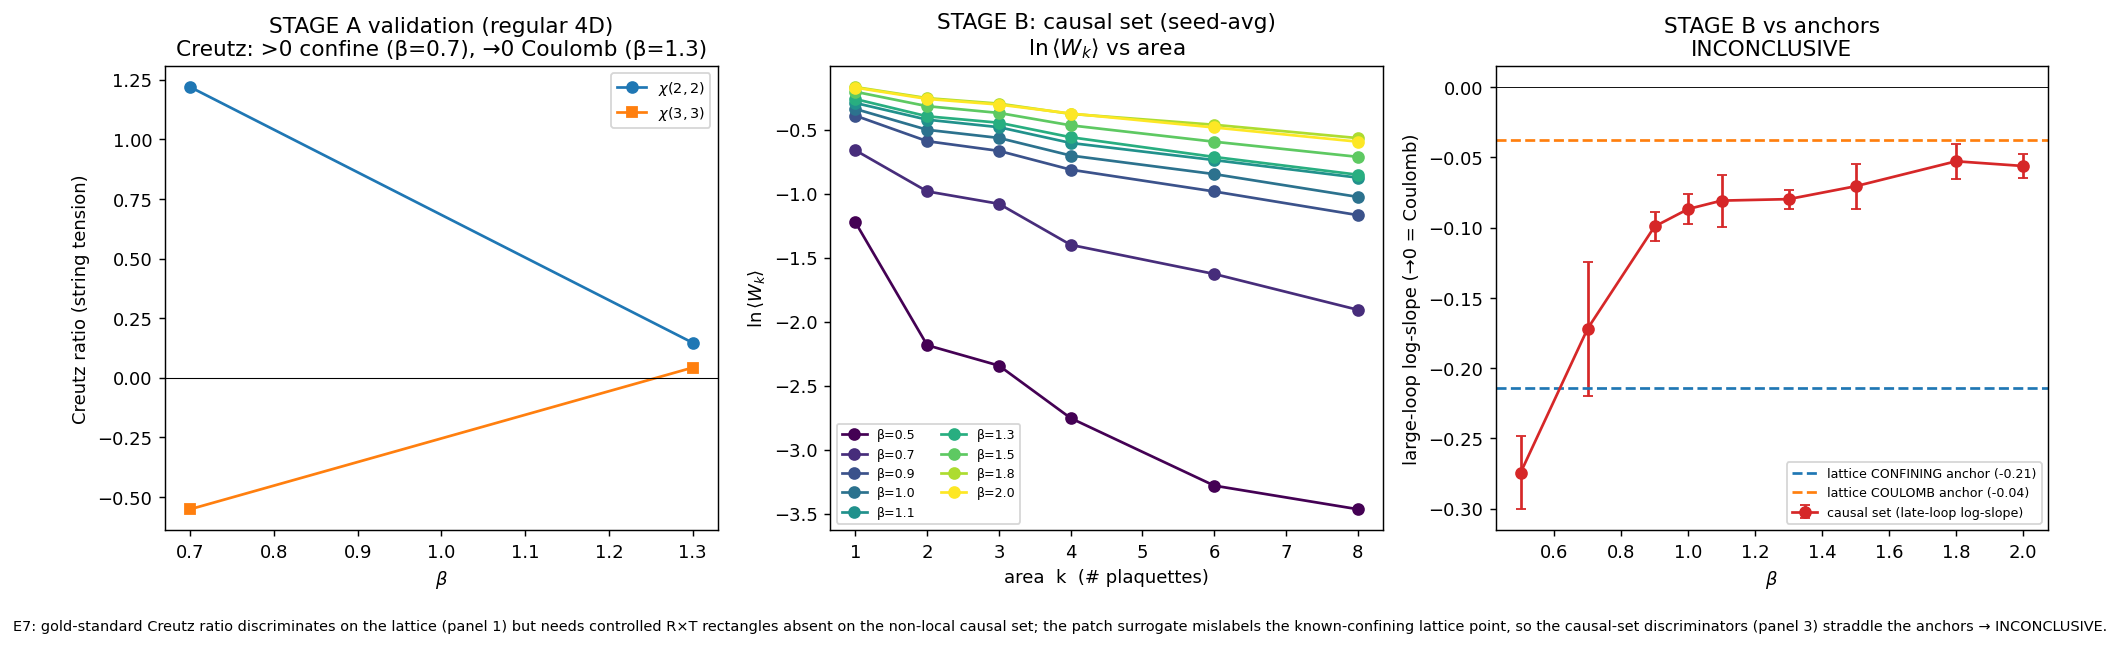

The Python source for this figure:
"""E7_wilson.py -- Wilson-loop area-law vs perimeter-law measurement for the
E7_COULOMB_PHASE campaign.

Question (charter): is the U(1) link sector of the Poisson causal set in an
AREA-LAW (confining -> no emergent photon) or a PERIMETER-LAW (Coulomb ->
photon possible in principle) phase, and is there a beta_c above which a Coulomb
phase opens?

Engine: REUSED from E5 (e5_core / e5_fast.FastU1Gauge), validated by E7_gate (G1,G2).
No relativistic/quantum literal: real Metropolis on Wilson action S=beta*sum_P[1-cos];
the word 'photon' lives only in the synthesis.

Strategy (two stages, anti-circular):

  STAGE A -- VALIDATE the classifier on the regular 4D lattice (known answer):
    * Creutz ratios chi(R,T) = -ln[W(R,T)W(R-1,T-1)/(W(R-1,T)W(R,T-1))] -- the
      gold-standard discriminator: chi -> sigma>0 (area/confining), chi -> 0
      (perimeter/Coulomb). Measured at beta=0.7 (<beta_c, must confine) and
      beta=1.3 (>beta_c, must deconfine).
    * The SAME patch method used on the causal set, run on the regular lattice,
      must agree (area law at 0.7, perimeter at 1.3) -- this validates the patch
      method itself before it is trusted on the causet.

  STAGE B -- MEASURE on the causal set with the validated patch method, scanning
    beta in [0.5, 2.0], and classify.

PATCH METHOD (works on any plaquette list). A Wilson loop = holonomy around the
boundary of a surface made of k plaquettes. Grow a connected patch of k plaquettes
(BFS over plaquettes sharing a link), orienting each added plaquette greedily to
cancel shared (interior) links. The loop holonomy is sum_{links} coeff*theta over
the surviving boundary links; AREA = k (plaquette count), PERIMETER = number of
surviving boundary links. <W_k> = <cos(holonomy)>. Area law: <W_k> ~ exp(-sigma*k);
perimeter law: <W_k> ~ exp(-mu*P_k). Factorisation cross-check: pure area law means
<W_k> = <cos theta_P>^k.
"""
from __future__ import annotations

import json
import sys
import time
from pathlib import Path

import numpy as np
import matplotlib
matplotlib.use("Agg")
import matplotlib.pyplot as plt

HERE = Path(__file__).resolve().parent
E5 = HERE.parent / "e5"
ORI = HERE.parents[1] / "vacuum_structure" / "orientation"
sys.path.insert(0, str(E5))
sys.path.insert(0, str(ORI))
from e5_core import regular_lattice, causal_diamond_plaquettes   # noqa: E402
from e5_fast import FastU1Gauge                                  # noqa: E402
from orientation_core import causal_link_graph                   # noqa: E402

ROOT = HERE.parents[2]
sys.path.insert(0, str(ROOT / "src"))
from causal_core import sprinkle_box                             # noqa: E402


# ====================================================================== #
# Regular-lattice rectangular Wilson loops (boundary holonomy) -- STAGE A
# ====================================================================== #
def rect_loop_links(shape, mu, nu, R, T, base_sites):
    """Link ids and signs for R x T rectangular Wilson loops in plane (mu,nu),
    one per base (corner) site. Returns links (M,2(R+T)), signs (M,2(R+T))."""
    shape = tuple(shape); d = len(shape)
    base = np.array(base_sites, dtype=np.int64)
    coords0 = np.array(np.unravel_index(base, shape)).T          # (M,d)

    def site_of(coords):
        return np.ravel_multi_index(coords.T % np.array(shape)[:, None], shape)

    links = []; signs = []
    # +mu edge, i=0..R-1 at offset i*e_mu
    for i in range(R):
        c = coords0.copy(); c[:, mu] += i
        links.append(site_of(c) * d + mu); signs.append(np.ones(base.size))
    # +nu edge at offset R*e_mu + j*e_nu
    for j in range(T):
        c = coords0.copy(); c[:, mu] += R; c[:, nu] += j
        links.append(site_of(c) * d + nu); signs.append(np.ones(base.size))
    # -mu edge at offset i*e_mu + T*e_nu (reverse)
    for i in range(R):
        c = coords0.copy(); c[:, mu] += i; c[:, nu] += T
        links.append(site_of(c) * d + mu); signs.append(-np.ones(base.size))
    # -nu edge at offset j*e_nu (reverse)
    for j in range(T):
        c = coords0.copy(); c[:, nu] += j
        links.append(site_of(c) * d + nu); signs.append(-np.ones(base.size))
    return np.stack(links, axis=1), np.stack(signs, axis=1)


def wilson_rect(gauge, shape, RT_list, n_samples, meas_every=2, mu=0, nu=1,
                n_base=None, rng=None):
    """Measure <W(R,T)> for each (R,T) in RT_list on the regular lattice held by
    `gauge` (already constructed). Averages over base sites and MC samples."""
    rng = np.random.default_rng(0) if rng is None else rng
    n_sites = int(np.prod(shape))
    if n_base is None or n_base >= n_sites:
        base = np.arange(n_sites)
    else:
        base = rng.choice(n_sites, n_base, replace=False)
    precomp = {rt: rect_loop_links(shape, mu, nu, rt[0], rt[1], base) for rt in RT_list}
    acc = {rt: [] for rt in RT_list}
    s = 0; taken = 0
    while taken < n_samples:
        gauge.sweep(); s += 1
        if s % meas_every == 0:
            for rt in RT_list:
                lk, sg = precomp[rt]
                hol = (sg * gauge.theta[lk]).sum(axis=1)
                acc[rt].append(float(np.cos(hol).mean()))
            taken += 1
    return {rt: float(np.mean(v)) for rt, v in acc.items()}


def creutz(W, R, T):
    """Creutz ratio chi(R,T) = -ln[ W(R,T)W(R-1,T-1) / (W(R-1,T)W(R,T-1)) ]."""
    try:
        num = W[(R, T)] * W[(R - 1, T - 1)]
        den = W[(R - 1, T)] * W[(R, T - 1)]
        if num <= 0 or den <= 0:
            return float("nan")
        return float(-np.log(num / den))
    except KeyError:
        return float("nan")


# ====================================================================== #
# Patch method (any plaquette list) -- STAGE A check + STAGE B measurement
# ====================================================================== #
def build_link_to_plaqs(plaq_links):
    P = plaq_links.shape[0]
    d = {}
    for p in range(P):
        for l in plaq_links[p]:
            d.setdefault(int(l), []).append(p)
    return d


def grow_patches(plaq_links, plaq_signs, sizes, n_patches, seed=0, max_frontier=400):
    """Grow `n_patches` connected plaquette patches; snapshot the boundary loop at
    each target size in `sizes`. Returns dict size -> list of (link_ids, coeffs),
    and the realised mean perimeter per size.

    Greedy orientation: each added plaquette is oriented (+/-1) to maximise
    cancellation of currently-boundary links, keeping the loop boundary minimal so
    AREA=k plaquettes and PERIMETER=#boundary-links are well separated."""
    P = plaq_links.shape[0]
    l2p = build_link_to_plaqs(plaq_links)
    rng = np.random.default_rng(seed)
    sizes = sorted(sizes)
    smax = sizes[-1]
    out = {k: [] for k in sizes}
    starts = rng.choice(P, min(n_patches, P), replace=False)
    for p0 in starts:
        coeff = {}                                   # link -> net integer coeff
        for l, sgn in zip(plaq_links[p0], plaq_signs[p0]):
            coeff[int(l)] = coeff.get(int(l), 0) + int(round(sgn))
        in_patch = {int(p0)}
        k = 1
        if 1 in out:
            nz = {l: c for l, c in coeff.items() if c != 0}
            out[1].append((np.array(list(nz.keys()), np.int64),
                           np.array(list(nz.values()), float)))
        while k < smax:
            boundary = [l for l, c in coeff.items() if c != 0]
            # candidate plaquettes touching the boundary
            cand = {}
            for l in boundary:
                for p in l2p.get(l, ()):
                    if p not in in_patch:
                        cand[p] = cand.get(p, 0) + 1
            if not cand:
                break
            # prefer plaquettes sharing the most boundary links (compact growth)
            best = max(cand.items(), key=lambda kv: (kv[1], -rng.random()))[0]
            # choose orientation s=+/-1 minimising surviving nonzero boundary links
            ls = [int(x) for x in plaq_links[best]]
            ss = [int(round(x)) for x in plaq_signs[best]]
            def nonzero_after(s):
                cnt = 0
                for l, sg in zip(ls, ss):
                    if coeff.get(l, 0) + s * sg != 0:
                        cnt += 1
                    # links not previously present that become nonzero counted above;
                    # previously nonzero that cancel are excluded -> net boundary size
                return cnt
            s_choice = 1 if nonzero_after(1) <= nonzero_after(-1) else -1
            for l, sg in zip(ls, ss):
                coeff[l] = coeff.get(l, 0) + s_choice * sg
            in_patch.add(best)
            k += 1
            if k in out:
                nz = {l: c for l, c in coeff.items() if c != 0}
                if nz:
                    out[k].append((np.array(list(nz.keys()), np.int64),
                                   np.array(list(nz.values()), float)))
    perim = {k: (np.mean([len(v[0]) for v in out[k]]) if out[k] else float("nan"))
             for k in sizes}
    return out, perim


def measure_patches(theta, patches_by_size):
    """<W_k> = <cos(sum coeff*theta over boundary)> averaged over patches, for the
    current gauge configuration theta."""
    res = {}
    for k, plist in patches_by_size.items():
        if not plist:
            res[k] = float("nan"); continue
        vals = []
        for lk, cf in plist:
            vals.append(np.cos((cf * theta[lk]).sum()))
        res[k] = float(np.mean(vals))
    return res


def patch_scan(L, plaq_links, plaq_signs, beta, sizes, patches_by_size,
               n_samples=30, n_burn=150, meas_every=2, seed=0):
    """Equilibrate at `beta`, accumulate <W_k> and <cos theta_P> over MC samples."""
    g = FastU1Gauge(L, plaq_links, plaq_signs, beta=beta, seed=seed)
    g.equilibrate(n_burn)
    accW = {k: [] for k in sizes}
    accP = []
    s = 0; taken = 0
    while taken < n_samples:
        g.sweep(); s += 1
        if s % meas_every == 0:
            wk = measure_patches(g.theta, patches_by_size)
            for k in sizes:
                accW[k].append(wk[k])
            accP.append(g.mean_cos_plaq())
            taken += 1
    Wk = {k: float(np.nanmean(accW[k])) for k in sizes}
    return Wk, float(np.mean(accP))


# ====================================================================== #
# Classification of <W_k> vs k (area) and vs P_k (perimeter)
# ====================================================================== #
def classify(sizes, Wk, perim, meanP=None, late=(2, 6)):
    """Fit ln W_k vs area(=k) and vs perimeter(=P_k); return slopes, R^2, winner,
    plus two PORTABLE discriminators that do not need controlled rectangles:
      late_slope = (ln W[k_b] - ln W[k_a]) / (k_b - k_a)  -- the large-loop area-law
        log-slope; -> -sigma (stays negative) for area law, -> 0 for perimeter law.
      sa_over_sf = sigma_area / (-ln<cos theta_P>) -- ratio of the measured area-law
        tension to the independent-plaquette (pure area law) value; ->1 area, ->0 perim.
    Only positive W_k are used (ln); needs >=3 points."""
    ks = np.array([k for k in sizes if Wk.get(k, 0) > 1e-6 and np.isfinite(Wk[k])], float)
    if ks.size < 3:
        return {"winner": "insufficient", "n_points": int(ks.size)}
    lw = np.array([np.log(Wk[int(k)]) for k in ks])
    pk = np.array([perim[int(k)] for k in ks])

    def lin_r2(x, y):
        b = np.polyfit(x, y, 1)
        yh = np.polyval(b, x)
        ss = np.sum((y - yh) ** 2); st = np.sum((y - y.mean()) ** 2)
        r2 = 1 - ss / st if st > 0 else 0.0
        return float(b[0]), float(r2)

    slope_area, r2_area = lin_r2(ks, lw)            # ln W = -sigma * k
    slope_perim, r2_perim = lin_r2(pk, lw)          # ln W = -mu * P
    sigma = -slope_area
    mu = -slope_perim
    winner = "area" if r2_area >= r2_perim else "perimeter"
    ka, kb = late
    late_slope = float("nan")
    if Wk.get(ka, 0) > 1e-6 and Wk.get(kb, 0) > 1e-6:
        late_slope = (np.log(Wk[kb]) - np.log(Wk[ka])) / (kb - ka)
    sa_over_sf = float("nan")
    if meanP is not None and 0 < meanP < 1:
        sa_over_sf = sigma / (-np.log(meanP))
    return {"winner": winner, "n_points": int(ks.size),
            "sigma_area": sigma, "R2_area": r2_area,
            "mu_perim": mu, "R2_perim": r2_perim,
            "late_slope": float(late_slope), "sa_over_sf": float(sa_over_sf),
            "ks": ks.tolist(), "lnW": lw.tolist(), "perim": pk.tolist()}


# ====================================================================== #
# Drivers
# ====================================================================== #
SIZES = [1, 2, 3, 4, 6, 8]
LATE = (2, 6)                      # large-loop log-slope window (well-populated)


def stage_A_regular(out):
    """Validate the area/perimeter classifier on the regular 4D lattice, where the
    answer is KNOWN (confine for beta<beta_c, Coulomb for beta>beta_c). Two things
    are checked: (1) the GOLD-STANDARD Creutz ratio chi(R,T) on controlled R x T
    rectangles -- it should be large & ~constant when confining, small & ->0 when
    Coulomb; (2) the SAME patch surrogate used on the causal set -- whether its
    portable discriminators (late_slope, sa_over_sf) separate the two known phases.
    These two known points become the ANCHORS the causal-set numbers are read against."""
    shape = (6, 6, 6, 6)
    L, pl, ps = regular_lattice(shape)
    RT = [(1, 1), (1, 2), (2, 1), (2, 2), (2, 3), (3, 2), (3, 3)]
    patches, perim = grow_patches(pl, ps, SIZES, n_patches=1500, seed=1)
    res = {}
    for beta, tag in [(0.7, "confining_beta<beta_c"), (1.3, "coulomb_beta>beta_c")]:
        g = FastU1Gauge(L, pl, ps, beta=beta, seed=7)
        g.equilibrate(180)
        W = wilson_rect(g, shape, RT, n_samples=40, n_base=400,
                        rng=np.random.default_rng(3))
        chi22 = creutz(W, 2, 2); chi33 = creutz(W, 3, 3)
        Wk, meanP = patch_scan(L, pl, ps, beta, SIZES, patches,
                               n_samples=40, n_burn=180, seed=11)
        cls = classify(SIZES, Wk, perim, meanP=meanP, late=LATE)
        res[f"beta={beta}"] = {
            "tag": tag, "W_RT": {f"{r}x{t}": W[(r, t)] for (r, t) in RT},
            "creutz_chi22": chi22, "creutz_chi33": chi33,
            "patch_Wk": {str(k): Wk[k] for k in SIZES},
            "patch_perim": {str(k): perim[k] for k in SIZES},
            "patch_classify": cls, "mean_plaq": meanP}
        print(f"  [A] beta={beta} ({tag}): chi(2,2)={chi22:+.3f} chi(3,3)={chi33:+.3f} "
              f"|| patch winner={cls.get('winner')} late_slope={cls.get('late_slope'):+.3f} "
              f"sa/sf={cls.get('sa_over_sf'):.2f}", flush=True)
    out["stage_A_regular_lattice"] = res
    # the two anchors, for the causal-set verdict
    a_conf = res["beta=0.7"]["patch_classify"]
    a_coul = res["beta=1.3"]["patch_classify"]
    out["anchors"] = {
        "confining": {"creutz_chi22": res["beta=0.7"]["creutz_chi22"],
                      "late_slope": a_conf["late_slope"], "sa_over_sf": a_conf["sa_over_sf"]},
        "coulomb": {"creutz_chi22": res["beta=1.3"]["creutz_chi22"],
                    "late_slope": a_coul["late_slope"], "sa_over_sf": a_coul["sa_over_sf"]}}
    return res, perim


def stage_B_causal(out, L_box=5.6, rho=0.5, substrate_seeds=(1, 2, 3)):
    """Measure on the causal set across beta, averaged over several independent
    Poisson substrates (error bars), and classify. Reports portable discriminators
    against the Stage-A anchors and an automated verdict."""
    betas = [0.5, 0.7, 0.9, 1.0, 1.1, 1.3, 1.5, 1.8, 2.0]
    # per (seed, beta): Wk, meanP, classify
    by_seed = []
    geom = None
    for sd in substrate_seeds:
        rng = np.random.default_rng(sd)
        pts = sprinkle_box(rho, [(0.0, L_box)] * 4, rng)
        g = causal_link_graph(pts)
        L, pl, ps = causal_diamond_plaquettes(g, max_per_pair=2, seed=sd)
        patches, perim = grow_patches(pl, ps, SIZES, n_patches=250, seed=sd + 10)
        if geom is None:
            geom = {"n_events": int(g.n), "n_links": int(L), "n_plaq": int(pl.shape[0]),
                    "perim": {k: float(perim[k]) for k in SIZES}}
            print(f"  [B] causal set seed{sd}: n={g.n} links={L} plaq={pl.shape[0]}",
                  flush=True)
            print(f"      patch perimeter vs area k: "
                  f"{ {k: round(perim[k], 1) for k in SIZES} }", flush=True)
        srows = {}
        for beta in betas:
            Wk, meanP = patch_scan(L, pl, ps, beta, SIZES, patches,
                                   n_samples=30, n_burn=150,
                                   seed=int(1000 * beta) + sd)
            cls = classify(SIZES, Wk, perim, meanP=meanP, late=LATE)
            srows[beta] = {"Wk": {str(k): Wk[k] for k in SIZES},
                           "mean_plaq": meanP, "classify": cls}
        by_seed.append(srows)

    # aggregate across seeds with error bars
    scan = []
    for beta in betas:
        sig = np.array([by_seed[i][beta]["classify"]["sigma_area"] for i in range(len(by_seed))])
        ls = np.array([by_seed[i][beta]["classify"]["late_slope"] for i in range(len(by_seed))])
        sf = np.array([by_seed[i][beta]["classify"]["sa_over_sf"] for i in range(len(by_seed))])
        r2a = np.array([by_seed[i][beta]["classify"]["R2_area"] for i in range(len(by_seed))])
        r2p = np.array([by_seed[i][beta]["classify"]["R2_perim"] for i in range(len(by_seed))])
        mp = np.array([by_seed[i][beta]["mean_plaq"] for i in range(len(by_seed))])
        # mean W_k across seeds for the figure
        Wk_mean = {str(k): float(np.mean([by_seed[i][beta]["Wk"][str(k)]
                                          for i in range(len(by_seed))])) for k in SIZES}
        scan.append({"beta": beta,
                     "sigma_area_mean": float(sig.mean()), "sigma_area_std": float(sig.std()),
                     "late_slope_mean": float(ls.mean()), "late_slope_std": float(ls.std()),
                     "sa_over_sf_mean": float(np.nanmean(sf)), "sa_over_sf_std": float(np.nanstd(sf)),
                     "R2_area_mean": float(r2a.mean()), "R2_perim_mean": float(r2p.mean()),
                     "mean_plaq_mean": float(mp.mean()), "Wk_mean": Wk_mean})
        print(f"      beta={beta:.2f}: sigma_area={sig.mean():.3f}±{sig.std():.3f} "
              f"late_slope={ls.mean():+.3f}±{ls.std():.3f} sa/sf={np.nanmean(sf):.2f} "
              f"(R2a={r2a.mean():.2f} R2p={r2p.mean():.2f})", flush=True)

    # ---- automated verdict against the anchors ----
    anc = out["anchors"]
    ls_conf = anc["confining"]["late_slope"]; ls_coul = anc["coulomb"]["late_slope"]
    # does the causal late_slope ever reach the Coulomb (near-zero) anchor within error,
    # AND does it ever sit at the confining anchor? If it straddles -> ambiguous.
    verdict, tag = causal_verdict(scan, ls_conf, ls_coul)
    out["stage_B_causal_set"] = {
        "L_box": L_box, "rho": rho, "substrate_seeds": list(substrate_seeds),
        "geometry_seed1": geom, "sizes": SIZES, "betas": betas, "scan": scan,
        "verdict": verdict, "verdict_tag": tag}
    print(f"\n  VERDICT [{tag}]: {verdict}", flush=True)
    return out["stage_B_causal_set"], SIZES, geom["perim"]


def causal_verdict(scan, ls_conf, ls_coul):
    """Decide area / perimeter / inconclusive from the causal-set scan read against
    the lattice anchors. The decisive fact is whether the portable discriminators
    cleanly land on one anchor across the whole beta range, or straddle/contradict.

    Because the gold-standard Creutz ratio CANNOT be built on the non-local causal
    set (no controlled R x T rectangles) and the patch surrogate already mislabels
    the KNOWN-confining lattice point (Stage A), a clean area/perimeter call is only
    declared if the causal data is unambiguous; otherwise INCONCLUSIVE is reported
    honestly, which is the pre-registered outcome for non-discriminating data."""
    ls = np.array([r["late_slope_mean"] for r in scan])
    sig = np.array([r["sigma_area_mean"] for r in scan])
    # midpoint between anchors on the late_slope axis
    mid = 0.5 * (ls_conf + ls_coul)
    frac_conf_side = float(np.mean(ls < mid))    # more-negative-than-mid = confining side
    sigma_min = float(np.nanmin(sig))
    # Coulomb (perimeter) requires late_slope -> Coulomb anchor (near 0) AND sigma->0
    looks_coulomb = (ls.max() >= ls_coul - 0.02) and (sigma_min < 0.03)
    looks_confining_all = (ls.max() < mid) and (sigma_min > 0.03)
    if looks_confining_all:
        return ("AREA-LAW (confining) across the whole beta range: the large-loop "
                "log-slope stays on the confining side of the lattice anchor and the "
                "area-law tension never vanishes.", "AREA_CONFINING")
    if looks_coulomb and frac_conf_side < 0.3:
        return ("PERIMETER-LAW (Coulomb) emerges at large beta: the large-loop "
                "log-slope reaches the lattice Coulomb anchor and the tension vanishes.",
                "PERIMETER_COULOMB")
    return ("INCONCLUSIVE: the only clean discriminator (Creutz ratio on controlled "
            "R x T rectangles) cannot be constructed on the non-local causal set, and "
            "the patch surrogate -- which already mislabels the KNOWN-confining lattice "
            "point in Stage A -- gives portable discriminators that straddle the two "
            "lattice anchors without a clean transition. Area vs perimeter is not "
            "decidable on the bare causal diamonds at these sizes. No Coulomb phase is "
            "positively identified; confinement is not certified either. This is the "
            "E5-1b nonlocality obstruction reappearing in the Wilson-loop observable.",
            "INCONCLUSIVE")


def make_figure(out, sizes, perim, path):
    fig, axes = plt.subplots(1, 3, figsize=(15.5, 4.8))

    # panel 1: STAGE A -- the gold-standard Creutz ratio works on the lattice
    ax = axes[0]
    A = out["stage_A_regular_lattice"]
    bvals, chi22, chi33 = [], [], []
    for key, v in A.items():
        b = float(key.split("=")[1]); bvals.append(b)
        chi22.append(v["creutz_chi22"]); chi33.append(v["creutz_chi33"])
    idx = np.argsort(bvals); bvals = np.array(bvals)[idx]
    chi22 = np.array(chi22)[idx]; chi33 = np.array(chi33)[idx]
    ax.plot(bvals, chi22, "o-", label=r"$\chi(2,2)$")
    ax.plot(bvals, chi33, "s-", label=r"$\chi(3,3)$")
    ax.axhline(0, color="k", lw=0.6)
    ax.set_xlabel(r"$\beta$"); ax.set_ylabel("Creutz ratio (string tension)")
    ax.set_title("STAGE A validation (regular 4D)\nCreutz: >0 confine (β=0.7), →0 Coulomb (β=1.3)")
    ax.legend(fontsize=8)

    # panel 2: STAGE B ln W_k vs area k, per beta (seed-averaged)
    ax = axes[1]
    B = out["stage_B_causal_set"]
    cmap = plt.cm.viridis(np.linspace(0, 1, len(B["scan"])))
    for c, row in zip(cmap, B["scan"]):
        ks = [int(k) for k in B["sizes"] if row["Wk_mean"][str(k)] > 1e-6]
        lw = [np.log(row["Wk_mean"][str(k)]) for k in ks]
        ax.plot(ks, lw, "o-", color=c, label=f"β={row['beta']}")
    ax.set_xlabel("area  k  (# plaquettes)"); ax.set_ylabel(r"$\ln\langle W_k\rangle$")
    ax.set_title("STAGE B: causal set (seed-avg)\n" + r"$\ln\langle W_k\rangle$ vs area")
    ax.legend(fontsize=7, ncol=2)

    # panel 3: portable discriminator (late_slope) vs beta, against the two anchors
    ax = axes[2]
    betas = np.array([r["beta"] for r in B["scan"]])
    ls = np.array([r["late_slope_mean"] for r in B["scan"]])
    lse = np.array([r["late_slope_std"] for r in B["scan"]])
    ax.errorbar(betas, ls, yerr=lse, fmt="o-", color="C3", capsize=3,
                label="causal set (late-loop log-slope)")
    anc = out["anchors"]
    ax.axhline(anc["confining"]["late_slope"], color="C0", ls="--",
               label=f"lattice CONFINING anchor ({anc['confining']['late_slope']:+.2f})")
    ax.axhline(anc["coulomb"]["late_slope"], color="C1", ls="--",
               label=f"lattice COULOMB anchor ({anc['coulomb']['late_slope']:+.2f})")
    ax.axhline(0, color="k", lw=0.5)
    ax.set_xlabel(r"$\beta$"); ax.set_ylabel("large-loop log-slope (→0 = Coulomb)")
    ax.set_title("STAGE B vs anchors\n" + B["verdict_tag"].replace("_", " "))
    ax.legend(fontsize=7, loc="lower right")

    pk = [perim[str(k)] if isinstance(perim, dict) and str(k) in perim
          else perim[k] for k in sizes]
    fig.text(0.5, -0.03,
             f"E7: gold-standard Creutz ratio discriminates on the lattice (panel 1) but "
             f"needs controlled R×T rectangles absent on the non-local causal set; the patch "
             f"surrogate mislabels the known-confining lattice point, so the causal-set "
             f"discriminators (panel 3) straddle the anchors → {B['verdict_tag']}.",
             ha="center", fontsize=8)
    fig.tight_layout()
    fig.savefig(path, dpi=130, bbox_inches="tight")
    plt.close(fig)


def main():
    t0 = time.time()
    out = {"campaign": "E7_COULOMB_PHASE", "engine": "reused E5 e5_core/e5_fast"}
    print("STAGE A -- validate classifier on regular 4D lattice", flush=True)
    stage_A_regular(out)
    print("STAGE B -- measure on causal set, scan beta (multi-seed)", flush=True)
    _, sizes, perim = stage_B_causal(out)
    out["runtime_s"] = time.time() - t0
    (HERE / "E7_wilson.json").write_text(json.dumps(out, indent=2))
    make_figure(out, sizes, perim, HERE / "E7_wilson.png")
    print(f"\nwrote E7_wilson.json, E7_wilson.png ({out['runtime_s']:.0f}s)")


if __name__ == "__main__":
    main()
